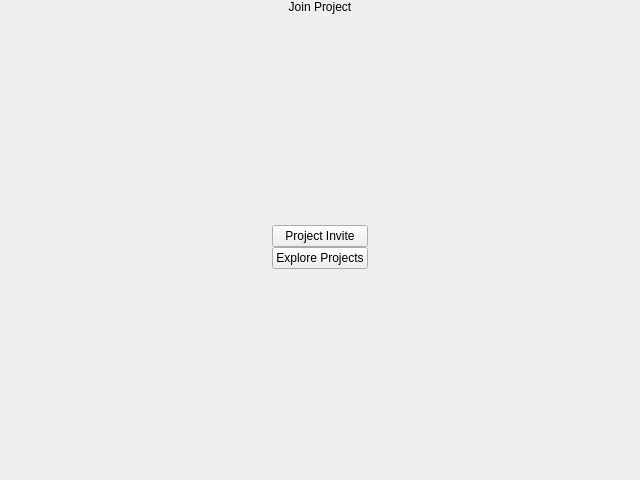
<?xml version="1.0" encoding="UTF-8"?>
<ui version="4.0">
 <class>JoinProjectWidget</class>
 <widget class="QWidget" name="JoinProjectWidget">
  <property name="geometry">
   <rect>
    <x>0</x>
    <y>0</y>
    <width>640</width>
    <height>480</height>
   </rect>
  </property>
  <property name="windowTitle">
   <string>Form</string>
  </property>
  <layout class="QVBoxLayout" name="verticalLayout">
   <property name="spacing">
    <number>0</number>
   </property>
   <property name="leftMargin">
    <number>0</number>
   </property>
   <property name="topMargin">
    <number>0</number>
   </property>
   <property name="rightMargin">
    <number>0</number>
   </property>
   <property name="bottomMargin">
    <number>0</number>
   </property>
   <item>
    <widget class="QLabel" name="label_2">
     <property name="text">
      <string>Join Project</string>
     </property>
     <property name="alignment">
      <set>Qt::AlignCenter</set>
     </property>
    </widget>
   </item>
   <item>
    <spacer name="verticalSpacer_6">
     <property name="orientation">
      <enum>Qt::Vertical</enum>
     </property>
     <property name="sizeHint" stdset="0">
      <size>
       <width>20</width>
       <height>162</height>
      </size>
     </property>
    </spacer>
   </item>
   <item>
    <layout class="QHBoxLayout" name="horizontalLayout_5">
     <item>
      <spacer name="horizontalSpacer_3">
       <property name="orientation">
        <enum>Qt::Horizontal</enum>
       </property>
       <property name="sizeHint" stdset="0">
        <size>
         <width>40</width>
         <height>20</height>
        </size>
       </property>
      </spacer>
     </item>
     <item>
      <layout class="QVBoxLayout" name="verticalLayout_8">
       <item>
        <widget class="QPushButton" name="pushButton_2">
         <property name="text">
          <string>Project Invite</string>
         </property>
        </widget>
       </item>
       <item>
        <widget class="QPushButton" name="pushButton_3">
         <property name="text">
          <string>Explore Projects</string>
         </property>
        </widget>
       </item>
      </layout>
     </item>
     <item>
      <spacer name="horizontalSpacer_4">
       <property name="orientation">
        <enum>Qt::Horizontal</enum>
       </property>
       <property name="sizeHint" stdset="0">
        <size>
         <width>40</width>
         <height>20</height>
        </size>
       </property>
      </spacer>
     </item>
    </layout>
   </item>
   <item>
    <spacer name="verticalSpacer_5">
     <property name="orientation">
      <enum>Qt::Vertical</enum>
     </property>
     <property name="sizeHint" stdset="0">
      <size>
       <width>20</width>
       <height>202</height>
      </size>
     </property>
    </spacer>
   </item>
  </layout>
 </widget>
 <resources/>
 <connections/>
</ui>
